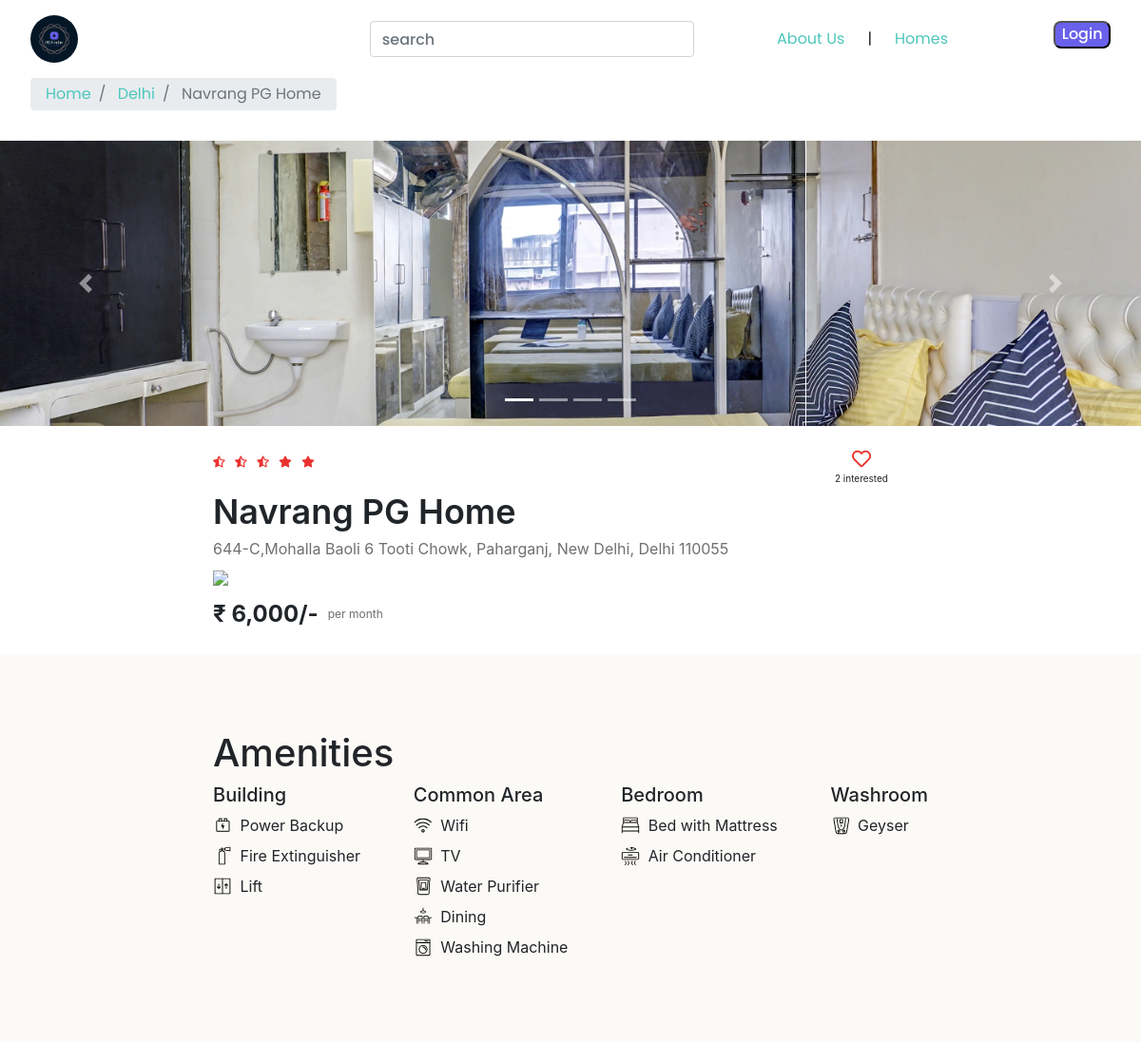
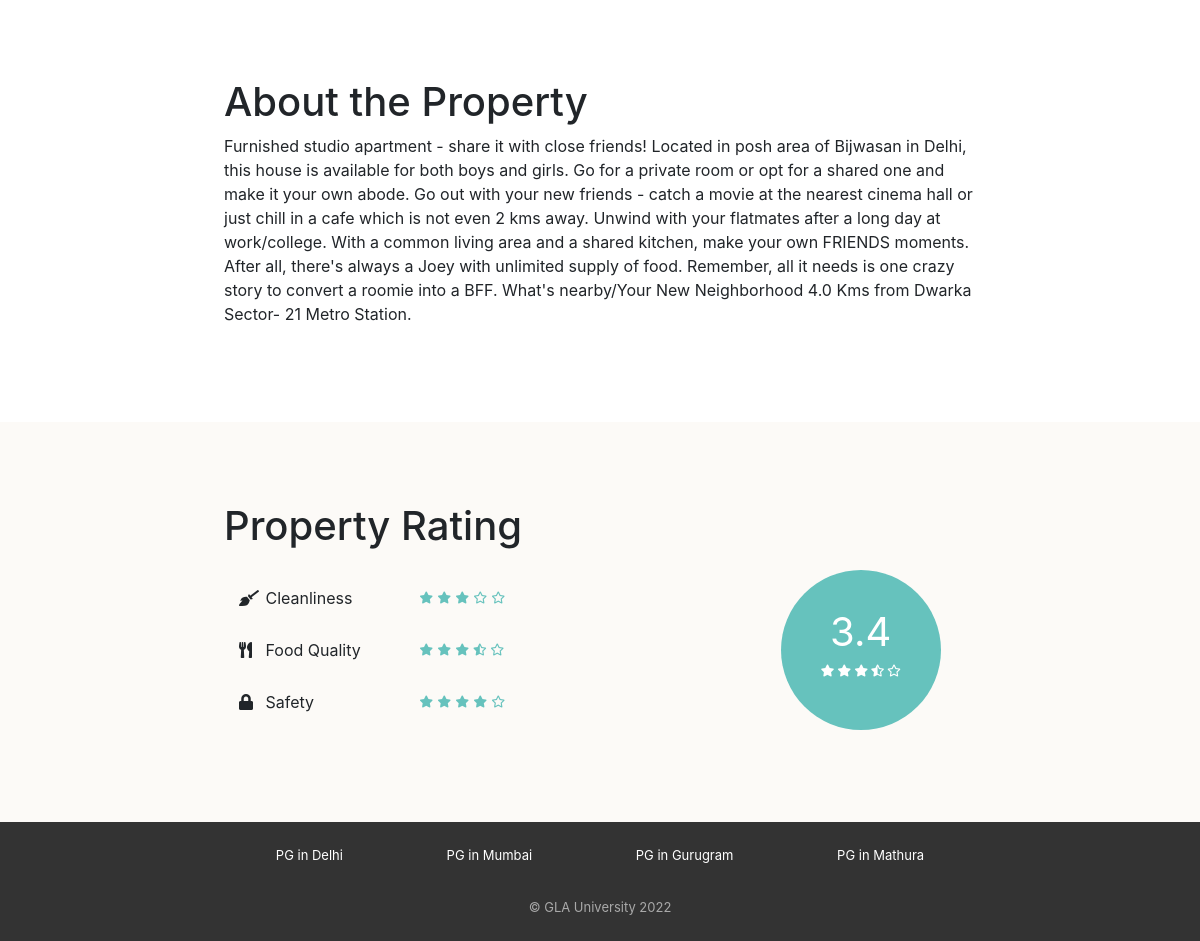
Screenshot of /property_detail.php?property_id=2 with the database file from the repository (2 pictures, top to bottom).
### tables this page shows
CREATE TABLE `properties` (
  `id` int(11) NOT NULL,
  `city_id` int(11) NOT NULL,
  `name` varchar(150) NOT NULL,
  `address` varchar(255) NOT NULL,
  `description` longtext NOT NULL,
  `gender` enum('male','female','unisex') NOT NULL,
  `rent` int(11) NOT NULL,
  `rating_clean` float(2,1) NOT NULL,
  `rating_food` float(2,1) NOT NULL,
  `rating_safety` float(2,1) NOT NULL
);

CREATE TABLE `cities` (
  `id` int(11) NOT NULL,
  `name` varchar(150) NOT NULL
);

CREATE TABLE `amenities` (
  `id` int(11) NOT NULL,
  `name` varchar(150) NOT NULL,
  `type` varchar(150) NOT NULL,
  `icon` varchar(50) NOT NULL
);

### property_detail.php (the view, shortened to what this page needs)
<?php
require("includes/database_connect.php");
$property_id = $_GET['property_id'];
$sql_1 = "SELECT *, p.id AS property_id, p.name AS property_name, c.name AS city_name
                FROM properties p
                INNER JOIN cities c
                ON p.city_id = c.id
                WHERE p.id = $property_id";
$result_1 = mysqli_query($conn, $sql_1);
$property = mysqli_fetch_assoc($result_1);
$sql_3 = "SELECT a.*
                FROM amenities a
                INNER JOIN properties_amenities pa ON a.id = pa.amenity_id
                WHERE pa.property_id = $property_id";
$result_3 = mysqli_query($conn, $sql_3);
$amenities = mysqli_fetch_all($result_3, MYSQLI_ASSOC);
$sql_4 = "SELECT * FROM interested_users_properties WHERE property_id = $property_id";
$result_4 = mysqli_query($conn, $sql_4);
$interested_users_count = mysqli_num_rows($result_4);
?>
<!DOCTYPE html>
<html lang="en">
<head>
    <?php
    include "includes/head_links.php";
    ?>
    <link href="css/property_detail.css" rel="stylesheet" />
    <link href="css/style.css" rel="stylesheet" />
</head>
<body>
<nav>
    <div class="icon">
        <img src="img/Logo/png/logo-color.png" alt="icon" onclick="gotoLink('index.php')">
    </div>
    <div class="links" style="column-gap: 2vw;">
        <div class="search-button">
            <form id="search-form" action="property_list.php" method="GET">
                <label for="search-city"></label><input class="form-control" type="text" name="city" id="search-city" placeholder="search">
            </form>
        </div>
        <div class="text-links">
            <a href="aboutUs.php">About Us</a>
            |
            <a href="home.php">Homes</a>
        </div>
        <?php
        if (!isset($_SESSION['user_id'])) {
            ?>
            <div class="login-button">
                <button onclick="gotoLink('logup.php')">Login</button>
            </div>
            <?php
        } else {
            ?>
            <div class="login-button">
                <button onclick="gotoLink('logout.php')">Logout</button>
            </div>
            <?php
        }
        ?>
    </div>
</nav>
<nav aria-label="breadcrumb">
    <ol class="breadcrumb py-2">
        <li class="breadcrumb-item">
            <a href="home.php">Home</a>
        </li>
        <li class="breadcrumb-item">
            <a href="property_list.php?city=<?= $property['city_name']; ?>"><?= $property['city_name']; ?></a>
        </li>
        <li class="breadcrumb-item active" aria-current="page">
            <?= $property['property_name']; ?>
        </li>
    </ol>
</nav>
<div id="property-images" class="carousel slide" data-ride="carousel">
    <ol class="carousel-indicators">
        <?php
        $property_images = glob("img/properties/".$property['property_id']."/*" );
        foreach ($property_images as $index => $property_image) {
            ?>
            <li data-target="#property-images" data-slide-to="<?= $index; ?>" class="<?= $index == 0 ? "active":""; ?>"></li>
            <?php
        }
        ?>
    </ol>
    <div class="carousel-inner">
        <?php
        foreach($property_images as $index => $property_image) {
            ?>
            <div class="carousel-item <?= $index == 0? "active":"" ?>">
                <img class="d-block w-100" src="<?= $property_image ?>" alt="slide">
            </div>
            <?php
        }
        ?>
    </div>
    <a class="carousel-control-prev" href="#property-images" role="button" data-slide="prev">
        <span class="carousel-control-prev-icon" aria-hidden="true"></span>
    </a>
    <a class="carousel-control-next" href="#property-images" role="button" data-slide="next">
        <span class="carousel-control-next-icon" aria-hidden="true"></span>
    </a>
</div>
<div class="property-summary page-container">
    <div class="row no-gutters justify-content-between">
        <?php
        $total_rating = ($property['rating_clean'] + $property['rating_food'] + $property['rating_safety']) / 3;
        $total_rating = round($total_rating, 1);
        ?>
        <div class="star-container" title="<?= $total_rating ?>">
            <?php
            $rating = $total_rating;
            for($i = 0; $i < 5; $i++) {
                if($rating <= $i + 0.8) {
                    ?>
                    <i class="fas fa-star"></i>
                    <?php
                } elseif ($rating >= $i + 0.3) {
                    ?>
                    <i class="fas fa-star-half-alt"></i>
                    <?php
                } else {
                    ?>
                    <i class="far fa-star"></i>
                    <?php
                }
            }
            ?>
        </div>
        <div class="interested-container">
            <?php
            $is_interested = false;
            if ($is_interested) {
                ?>
                <i class="is-interested-image fas fa-heart"></i>
                <?php
            } else {
                ?>
                <i class="is-interested-image far fa-heart"></i>
                <?php
            }
            ?>
            <div class="interested-text">
                <span class="interested-user-count"><?= $interested_users_count; ?></span> interested
            </div>
        </div>
    </div>
    <div class="detail-container">
        <div class="property-name"><?= $property['property_name']?></div>
        <div class="property-address"><?= $property['address']?></div>
        <div class="property-gender">
            <?php
            if($property['gender'] == "male") {
                ?>
                <img src="img/male.png" />
                <?php
            } elseif ($property['gender'] == "female") {
                ?>
                <img src="img/female.png" />
                <?php
            } else {
                ?>
                <img src="img/unisex.png" />
                <?php
            }
            ?>
        </div>
    </div>
    <div class="row no-gutters">
        <div class="rent-container col-6">
            <div class="rent">₹ <?= number_format($property['rent']); ?>/-</div>
            <div class="rent-unit">per month</div>
        </div>
    </div>
</div>
<div class="property-amenities">
    <div class="page-container">
        <h1>Amenities</h1>
        <div class="row justify-content-between">
            <div class="col-md-auto">
                <h5>Building</h5>
                <?php
                foreach ($amenities as $amenity) {
                    if($amenity['type'] == "Building") {
                        ?>
                        <div class="amenity-container">
                            <img src="img/amenities/<?= $amenity['icon'] ?>.svg">
                            <span><?= $amenity['name'] ?></span>
                        </div>
                        <?php
                    }
                }
                ?>
            </div>
            <div class="col-md-auto">
                <h5>Common Area</h5>
                <?php
                foreach($amenities as $amenity) {
                    if( $amenity['type'] == "Common Area") {
                        ?>
                        <div class="amenity-container">
                            <img src="img/amenities/<?= $amenity['icon'] ?>.svg">
                            <span><?= $amenity['name'] ?></span>
                        </div>
                        <?php
                    }
                }
                ?>
            </div>
            <div class="col-md-auto">
                <h5>Bedroom</h5>
                <?php
                foreach ($amenities as $amenity) {
                    if ($amenity['type'] == "Bedroom") {
                        ?>
                        <div class="amenity-container">
                            <img src="img/amenities/<?= $amenity['icon'] ?>.svg">
                            <span><?= $amenity['name'] ?></span>
                        </div>
                        <?php
                    }
                }
                ?>
            </div>
            <div class="col-md-auto">
                <h5>Washroom</h5>
                <?php
                foreach ($amenities as $amenity) {
                if ($amenity['type'] == "Washroom") {
                ?>
                <div class="amenity-container">
                    <img src="img/amenities/<?= $amenity['icon'] ?>.svg">
                    <span><?= $amenity['name'] ?></span>
                </div>
            </div>
            <?php
            }
            }
            ?>
        </div>
    </div>
</div>
<div class="property-about page-container">
    <h1>About the Property</h1>
    <p><?= $property['description'] ?></p>
</div>
<div class="property-rating">
    <div class="page-container">
        <h1>Property Rating</h1>
        <div class="row align-items-center justify-content-between">
            <div class="col-md-6">
                <div class="rating-criteria row">
                    <div class="col-6">
                        <i class="rating-criteria-icon fas fa-broom"></i>
                        <span class="rating-criteria-text">Cleanliness</span>
                    </div>
                    <div class="rating-criteria-star-container col-6" title="<?= $property['rating_clean'] ?>">
                        <?php
                        $rating = $property['rating_clean'];
                        for($i = 0; $i < 5; $i++) {
                            if($rating >= $i + 0.8) {
                                ?>
                                <i class="fas fa-star"></i>
                                <?php
                            } elseif ($rating >= $i + 0.3) {
                                ?>
                                <i class="fas fa-star-half-alt"></i>
                                <?php
                            } else {
                                ?>
                                <i class="far fa-star"></i>
                                <?php
                            }
                        }
                        ?>
                    </div>
                </div>
                <div class="rating-criteria row">
                    <div class="col-6">
                        <i class="rating-criteria-icon fas fa-utensils"></i>
                        <span class="rating-criteria-text">Food Quality</span>
                    </div>
                    <div class="rating-criteria-star-container col-6" title="<?= $property['rating_food'] ?>">
                        <?php
                        $rating = $property['rating_food'];
                        for ($i = 0; $i < 5; $i++) {
                            if ($rating >= $i + 0.8) {
                                ?>
                                <i class="fas fa-star"></i>
                                <?php
                            } elseif ($rating >= $i + 0.3) {
                                ?>
                                <i class="fas fa-star-half-alt"></i>
                                <?php
                            } else {
                                ?>
                                <i class="far fa-star"></i>
                                <?php
                            }
                        }
                        ?>
                    </div>
                </div>
                <div class="rating-criteria row">
                    <div class="col-6">
                        <i class="rating-criteria-icon fa fa-lock"></i>
                        <span class="rating-criteria-text">Safety</span>
                    </div>
                    <div class="rating-criteria-star-container col-6" title="<?= $property['rating_safety'] ?>">
                        <?php
                        $rating = $property['rating_safety'];
                        for ($i = 0; $i < 5; $i++) {
                            if ($rating >= $i + 0.8) {
                                ?>
                                <i class="fas fa-star"></i>
                                <?php
                            } elseif ($rating >= $i + 0.3) {
                                ?>
                                <i class="fas fa-star-half-alt"></i>
                                <?php
                            } else {
                                ?>
                                <i class="far fa-star"></i>
                                <?php
                            }
                        }
                        ?>
                    </div>
                </div>
            </div>
            <div class="col-md-4">
                <div class="rating-circle">
                    <?php
                    $total_rating = ($property['rating_clean'] + $property['rating_food'] +$property['rating_safety']) / 3;
                    $total_rating = round($total_rating,1);
                    ?>
                    <div class="total-rating"><?= $total_rating ?></div>
                    <div class="rating-circle-star-container">
                        <?php
                        $rating = $total_rating;
                        for ($i = 0; $i < 5; $i++) {
                            if($rating >= $i + 0.8) {
                                ?>
                                <i class="fas fa-star"></i>
                                <?php
                            } elseif ($rating >= $i + 0.3) {
                                ?>
                                <i class="fas fa-star-half-alt"></i>
                                <?php
                            } else {
                                ?>
                                <i class="far fa-star"></i>
                                <?php
                            }
                        }
                        ?>
                    </div>
                </div>
            </div>
        </div>
    </div>
</div>
<?php
include "includes/footer.php";
?>
</body>
</html>

### rows the page displays
properties: city.name "Delhi", name "Navrang PG Home", address "644-C,Mohalla Baoli 6 Tooti Chowk, Paharganj, New Delhi, Delhi 110055", rent "6,000", description "Furnished studio apartment - share it with close friends! Located in posh area of Bijwasan in Delhi, this house is available for both boys and girls. Go for a private room or opt for a shared one and make it your own abode. Go out with your new friends - catch a movie at the nearest cinema hall or just chill in a cafe which is not even 2 kms away. Unwind with your flatmates after a long day at work/college. With a common living area and a shared kitchen, make your own FRIENDS moments. After all, there's always a Joey with unlimited supply of food. Remember, all it needs is one crazy story to convert a roomie into a BFF. What's nearby/Your New Neighborhood 4.0 Kms from Dwarka Sector- 21…", rating_food "3.4"
amenities: icon (picture), name "Power Backup"
amenities: icon (picture), name "Fire Extinguisher"
amenities: icon (picture), name "Lift"
amenities: icon (picture), name "Wifi"
amenities: shows a picture, name "TV"
amenities: icon (picture), name "Water Purifier"
amenities: icon (picture), name "Dining"
amenities: icon (picture), name "Washing Machine"
amenities: shows a picture, name "Bed with Mattress"
amenities: shows a picture, name "Air Conditioner"
amenities: icon (picture), name "Geyser"

### other values shown
$interested_users_count "2"
